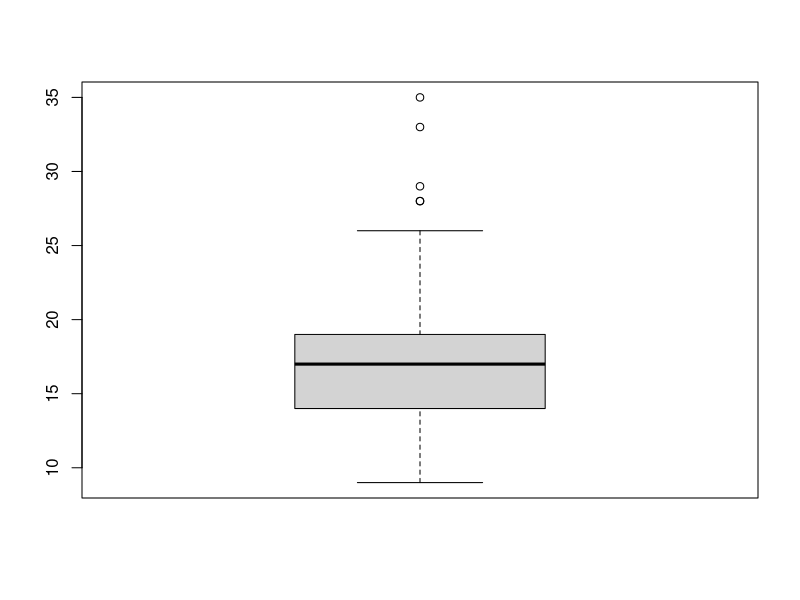
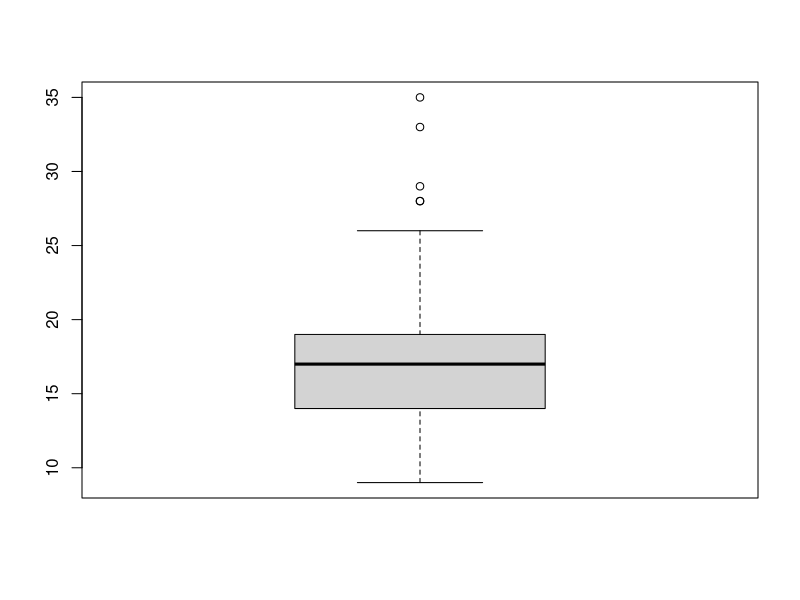
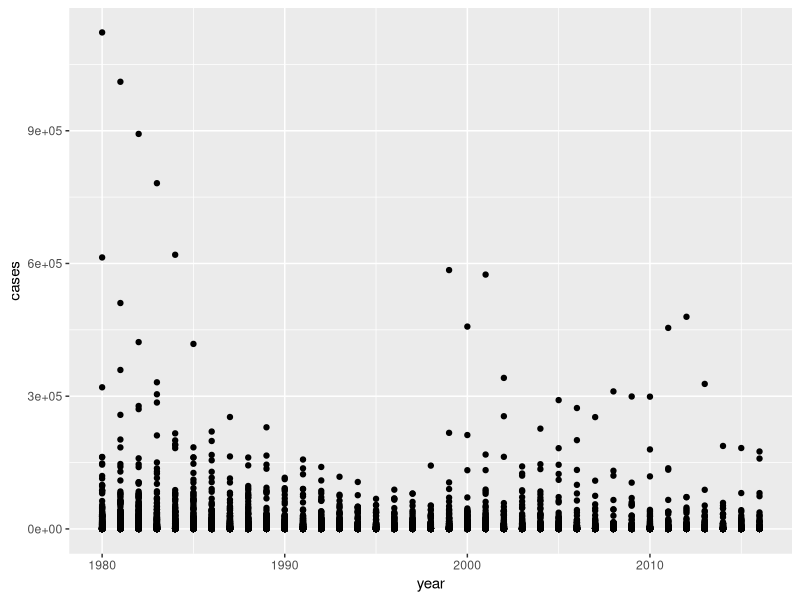
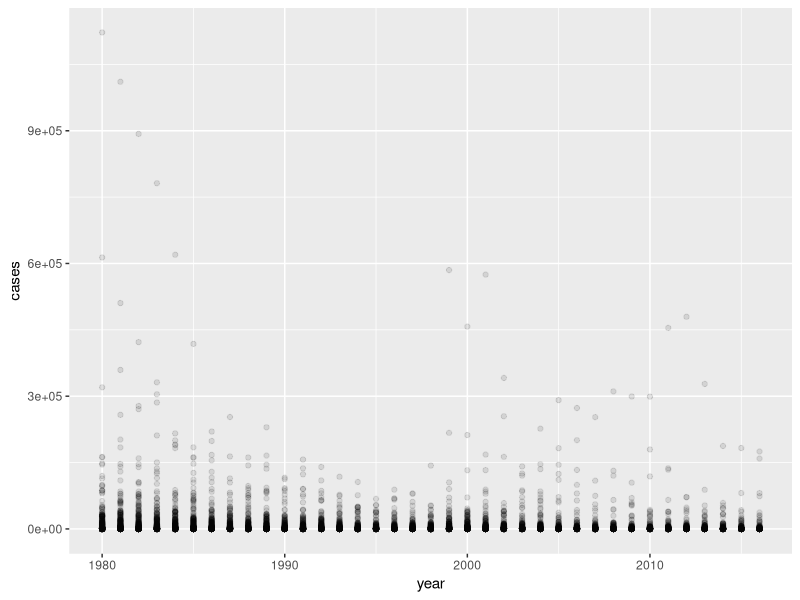
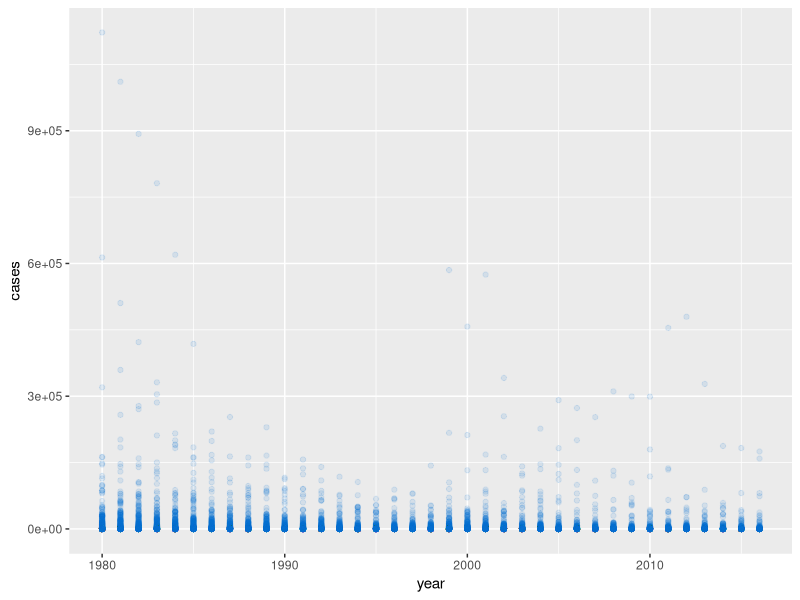
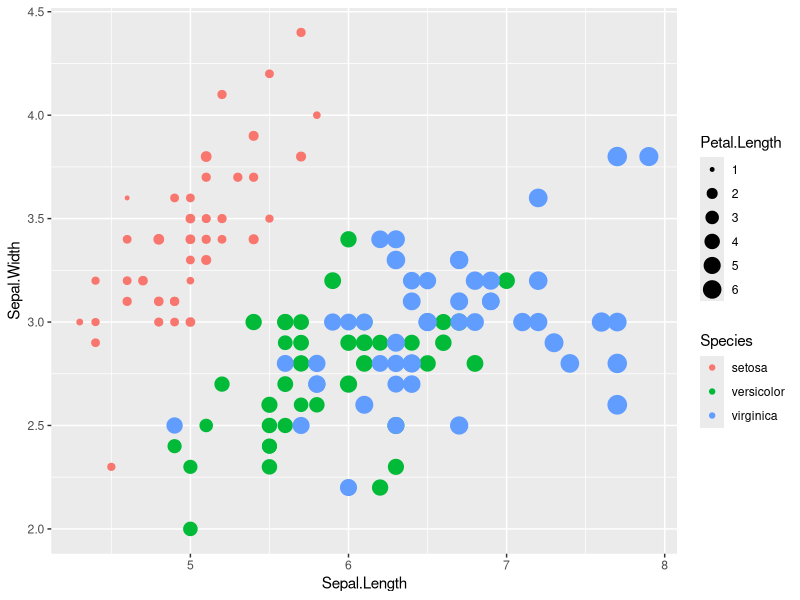
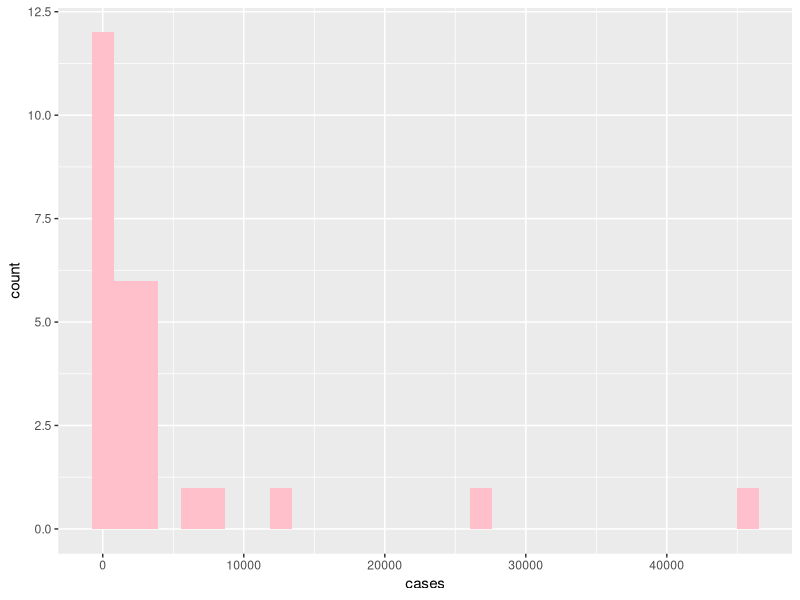
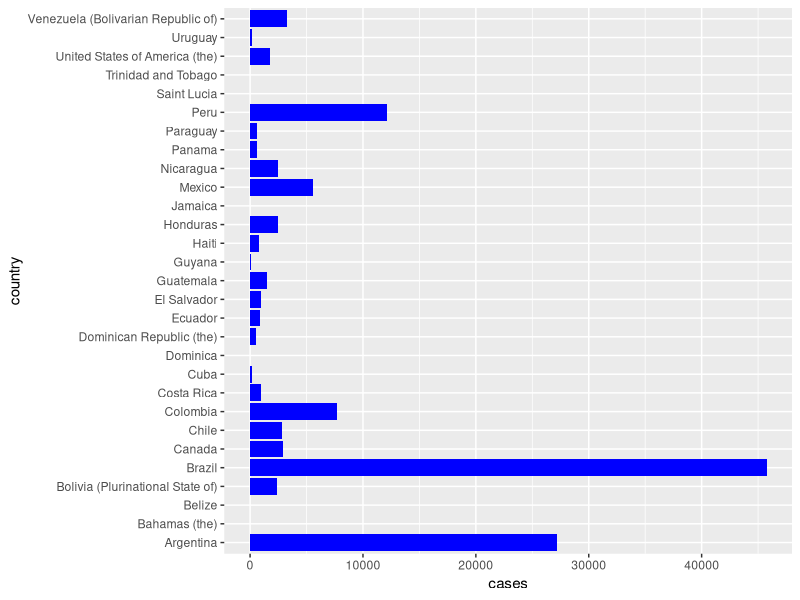

Here is the R script that generated these plots, in order:
## ---- chunk 1
knitr::opts_chunk$set(echo = TRUE)
## ---- chunk 2
library(dplyr)
library(ggplot2)
## ---- chunk 3
exam_na <- read.csv("data/exam_na.csv")
str(exam_na)
## ---- chunk 4
is.na(exam_na)
## ---- chunk 5
table(is.na(exam_na))
table(is.na(exam_na$korean))
summary(is.na(exam_na))
summary(exam_na)
## ---- chunk 6
mean(exam_na$korean,na.rm = T)
## ---- chunk 7
exam_na %>% filter(is.na(korean))
## ---- chunk 8
exam_na %>% filter(!is.na(korean))
## ---- chunk 9
mpg1_out<-read.csv("data/mpg1_out.csv")
glimpse(mpg1_out)
## ---- chunk 10
table(mpg1_out$trans)
## ---- chunk 11

## ---- chunk 12
mpg1_out$trans<-ifelse(mpg1_out$trans == 3 ,NA ,mpg1_out$trans)

table(is.na(mpg1_out$trans))
## ---- chunk 13
result <-mpg1_out %>% filter(!is.na(trans))
table(is.na(result$trans))
## ---- chunk 14
mpg1<- read.csv("data/mpg1.csv")
boxplot(mpg1$cty)
boxplot(mpg1$cty)$stats
## ---- chunk 15
library(readxl)
library(ggplot2)
who_disease <- read_xlsx("data/who_disease.xlsx")

 #기본 시각화
ggplot(who_disease,aes(x = year, y = cases)) +
         geom_point()

#옵션 1.투명도
ggplot(who_disease,aes(x = year, y = cases)) +
         geom_point(alpha=0.1)

 #옵션 2.색상 변화
ggplot(who_disease,aes(x = year, y = cases)) +
         geom_point(alpha= 0.1, colour="#0472D4")


## ---- chunk 16
str(iris)
ggplot(iris, aes( x = Sepal.Length,
                  y = Sepal.Width,
                  colour =Species,
                  size = Petal.Length))+
  geom_point()

## ---- chunk 17
library(dplyr)
str(who_disease)
who_disease %>% 
  filter(region == 'AMR',
         year == 1980,
         disease == 'pertussis',
         cases >0)->data5

ggplot(data5, aes(x = cases))+
     geom_histogram(fill ="pink")

ggplot(data5, aes(x = country, y = cases))+
     geom_col(fill ="blue")+
  #옵션
     coord_flip()

## ---- chunk 18
ggplot(who_disease, aes(region))+
  geom_bar() 
## ---- chunk 19
ggplot(who_disease, aes(disease)) + 
  geom_bar()
## ---- chunk 20
ggplot(data = diamonds, aes(x = carat,
                            y = price,
                            col =cut))+
   geom_point()
## ---- chunk 21
ggplot(diamonds, aes(x = color, fill =cut))+
  geom_bar()
## ---- chunk 22
ggplot(diamonds, aes(x = color, fill =cut)) +
  geom_bar(position = "fill")
## ---- chunk 23
leisure <- read.csv("data/leisure.csv")
str(leisure)
## ---- chunk 24
ggplot(data = leisure, aes(x = age, y = expense, col = sex)) + 
  geom_line(size = 1.5, linetype = 3)
## ---- chunk 25
mpg1<- read.csv("data/mpg1.csv", stringsAsFactors = F)
drv_hwy <-mpg1 %>% 
 group_by(drv) %>% 
 summarise(mean_hwy=mean(hwy))

drv_hwy
## ---- chunk 26
# 기본 그래프
ggplot(data = drv_hwy, aes(x = drv, y = mean_hwy)) + 
  geom_col()

ggplot(data = drv_hwy, aes(x = reorder(drv, mean_hwy), # 오름차순
                           y = mean_hwy)) + 
  geom_col()

ggplot(data = drv_hwy, aes(x = reorder(drv, -mean_hwy), # 내림차순
                           y = mean_hwy)) + 
  geom_col() + 
  labs(
    title = "그래프 제목을 입력하세요", 
    subtitle = "그래프 소제목을 입력하세요", 
    x = "x변수명을 입력하세요", 
    y = "y변수명을 입력하세요", 
    caption = "데이터 출처를 입력하세요"
  )
